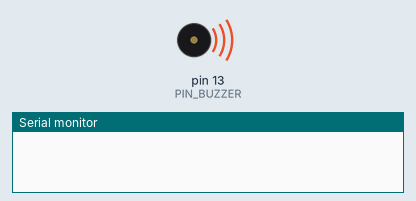
This sketch was run on a simulated Arduino Uno, built with avr-gcc and run on an emulated ATmega328P. Parts: buzzer (waves = sounding, pin HIGH), the last lines printed to the serial monitor.

Above: at 1.5 s.
At 6.4 s:
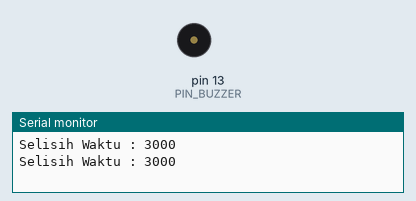
Timing chart, 0 to 6.9 s (numbered marks = the images above):
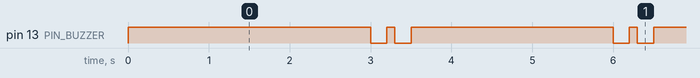

Measured:
- by itself, pin 13 (PIN_BUZZER): repeats every 3.0 s: HIGH 0.10 s, LOW 0.20 s, HIGH 2.5 s, LOW 0.20 s
- by itself, everything shown: repeats every 3.0 s, in 4 steps

The sketch:

sketch_dec05b.ino
```cpp
#define BUZZER_ON LOW
#define BUZZER_OFF !BUZZER_ON

  // GND buzzer dihubungkan ke pin 2
const byte PIN_BUZZER = 13;
  // variabel untuk cek waktu kirim
unsigned long waktu_kirim = 0;
  // logika buzzer
const unsigned long buzzer_delay[] = {0,200,100,200};
const boolean buzzer_state[] = {BUZZER_ON, BUZZER_OFF, BUZZER_ON,BUZZER_OFF};
byte buzzer_state_counter = sizeof(buzzer_state);
  // pencatat waktu timer buzzer
unsigned long buzzer_time = 0;
unsigned long buzzer_time_last = 0;
  // pencatat waktu timer kirim data
unsigned long kirimdata_time = 0;
unsigned long kirimdata_time_last = 0;
  // delay kirim data 3 detik
const long kirimdata_delay = 3000;
  // timer interrupt 10kHz
int Data_Hz = 10000; // per 0.1 S
  // hitung register untuk dicocokkan
long INT_REGISTER = (16000000L / (Data_Hz*1024L)) - 1;

void setup() {
    // aktifkan komunikasi serial
    // pada baudrate 19200
  Serial.begin(19200);
    // tunggu hinga Serial siap digunakan
  while(!Serial);
    // pin buzzer sebagai output
  pinMode(PIN_BUZZER, OUTPUT);
  digitalWrite(PIN_BUZZER, BUZZER_OFF);
    // catat waktu kirim pertama kali
  waktu_kirim = millis();
    // setting interrupt
  cli(); //stop interrupts
  TCCR1A = 0; // set TCCR1A register = 0
  TCCR1B = 0; // set TCCR1B register = 0
  TCNT1 = 0; // inisialisasi counter = 0
  OCR1A = INT_REGISTER; // untuk 10kHz
  TCCR1B |= (1 << WGM12); // aktifkan CTC mode
  TCCR1B |= (1 << CS12) | (1 << CS10); // Set CS12&CS10bits=1024 prescaler
  TIMSK1 |= (1 << OCIE1A); // aktifkan timer compare interrupt
  sei(); //allow interrupts
}

void loop() {
  // program utama
  delay(300000);
  delay(300000);
  delay(300000);
}
  // ======================================
  // eksekusi sesuai timer interrupt
  // ======================================
ISR(TIMER1_COMPA_vect){
  cli(); //stop interrupts
    // kirim data
  KirimData();
    // bunyi tilit tilit
  TilitTilit();
  sei(); //allow interrupts
}

void TilitTilit(){
    // state ada 4 kondisi : 0 1 2 dan 3
    // 0 adalah bip pertama 200ms
    // 1 adalah matinya bip pertama 100ms
    // 2 adalah bip kedua 200ms
    // 3 adalah matinya bip kedua
    // jika buzzer_state_counter >= 4,
    // maka blok program ini tdk dieksekusi.
  if( buzzer_state_counter < sizeof(buzzer_state) ){
      // catat waktu saat ini
    buzzer_time = millis();
      // cek apakah delay pada index state sudah terpenuhi
    if(buzzer_time - buzzer_time_last >=
    buzzer_delay[buzzer_state_counter]){
      // aktifkan atau matika buzzer sesuai
      // logika pada index state
    digitalWrite(PIN_BUZZER, buzzer_state[buzzer_state_counter]);
      // pindah state berikutnya
    buzzer_state_counter++;
      // catat waktu tadi sebagai waktu eksekusi terakhir
    buzzer_time_last = buzzer_time;
    }
  }
}

    // fungsi untuk mengirim data
void KirimData(){
    // catat waktu sekarang
  kirimdata_time = millis();
    // apabila waktu kirim terakhir dan waktu sekarang sudah 3 detik
    // eksekusi blok program berikut
  if( kirimdata_time - kirimdata_time_last >= kirimdata_delay ){
      // cetak selisih waktu kirim sebelumnya
      // dengan pengiriman saat ini
    Serial.print("Selisih Waktu : ");
    Serial.println( millis() - waktu_kirim );
      // catat waktu kirim data
    waktu_kirim = millis();
      // catat waktu kirim data terakhir
    kirimdata_time_last = kirimdata_time;
      // setelah ngirim data
      // reset state buzzer menjadi 0
      // sehingga blok program pada
      // baris 72 dieksekusi
    buzzer_state_counter = 0;
  }
}
```
